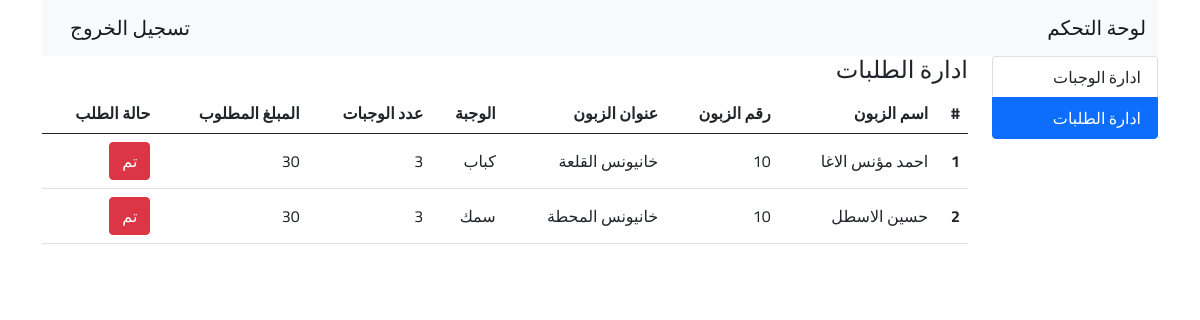
Page /admin/order_list_mangment.php (signed in) on the committed database.
### tables this page shows
CREATE TABLE `order_list` (
  `id` int(11) NOT NULL,
  `name` varchar(255) NOT NULL,
  `phone` varchar(50) NOT NULL,
  `address` varchar(255) NOT NULL,
  `food_meals_id` int(11) NOT NULL,
  `number_of_meal` int(11) NOT NULL,
  `order_state` tinyint(1) NOT NULL DEFAULT 0
);

CREATE TABLE `food_menu` (
  `id` int(11) NOT NULL,
  `name` varchar(50) NOT NULL,
  `price` int(50) NOT NULL,
  `details` varchar(255) NOT NULL,
  `image` varchar(255) NOT NULL
);

### admin/order_list_mangment.php (the view, shortened to what this page needs)
<!DOCTYPE html>
<html lang="ar" dir="rtl">
<head>
    <link rel="stylesheet" href="https://cdnjs.cloudflare.com/ajax/libs/animate.css/4.1.1/animate.min.css" />
    <link rel="stylesheet" href="../css/bootstrap.rtl.css">
</head>
<body>
    <div class="container">
        <nav class="navbar navbar-light bg-light animate__animated animate__fadeInDown">
            <div class="container-fluid">
                <a class="navbar-brand">لوحة التحكم</a>
                <a href="logout.php" class="navbar-brand">تسجيل الخروج</a>
            </div>
        </nav>
        <div class="row">
            <div class="col-2 animate__animated animate__fadeInRight">
                <div class="list-group">
                    <a href="food_meals_mangment.php" class="list-group-item list-group-item-action ">ادارة
                        الوجبات</a>
                    <a href="order_list_mangment.php" class="list-group-item list-group-item-action active">ادارة الطلبات</a>
                </div>
            </div>
            <div class="col-10 animate__animated animate__fadeInLeft">
                <div class="d-flex justify-content-between">
                    <h4>ادارة الطلبات</h4>
                </div>
                <table class="table">
                    <thead>
                        <tr>
                            <th scope="col">#</th>
                            <th scope="col">اسم الزبون</th>
                            <th scope="col">رقم الزبون</th>
                            <th scope="col">عنوان الزبون</th>
                            <th scope="col">الوجبة</th>
                            <th scope="col">عدد الوجبات</th>
                            <th scope="col">المبلغ المطلوب</th>
                            <th scope="col">حالة الطلب</th>
                        </tr>
                    </thead>
                    <tbody>
                        <?php
                        include "config.php";
                        $sql = "select order_list.*,food_menu.id as did , food_menu.name as dname ,food_menu.price from order_list join food_menu on order_list.food_meals_id = food_menu.id where `order_state` = '0'";
                        $result = mysqli_query($conn, $sql);
                        if (mysqli_num_rows($result) > 0) {
                            foreach ($result as $key => $row) {
                                echo '
                           <tr class="align-middle">
                             <th scope="row">' . ++$key . '</th>
                             <td>' . $row['name'] . '</td>
                             <td>' . $row['price'] . '</td>
                             <td>' . $row['address'] . '</td>
                             <td>' . $row['dname'] . '</td>
                             <td>' . $row['number_of_meal'] . '</td>
                             <td>' . $row['number_of_meal'] * $row['price'] . '</td>
                             <td><a href="order_sell.php?id=' . $row['id'] . '" class="btn btn-danger">تم</a></td>
                           </tr>
                           ';
                            }
                        } else {
                            echo '<tr class="align-middle">
                            <td colspan="5" scope="row">لا يوجد بيانات يمكن عرضها...</td>
                        </tr>';
                        }
                        ?>
                    </tbody>
                </table>
            </div>
        </div>
    </div>
</body>
</html>

### admin/order_list_mangment.php (style rules this page uses)
body { font-family: 'Cairo', sans-serif; }

### rows in the picture
order_list: name "احمد مؤنس الاغا", food_meals.price "10", address "خانيونس القلعة", food_meals.name "كباب", number_of_meal "3", $row['number_of_meal']*$row['price'] "30"
order_list: name "حسين الاسطل", food_meals.price "10", address "خانيونس المحطة", food_meals.name "سمك", number_of_meal "3", $row['number_of_meal']*$row['price'] "30"
